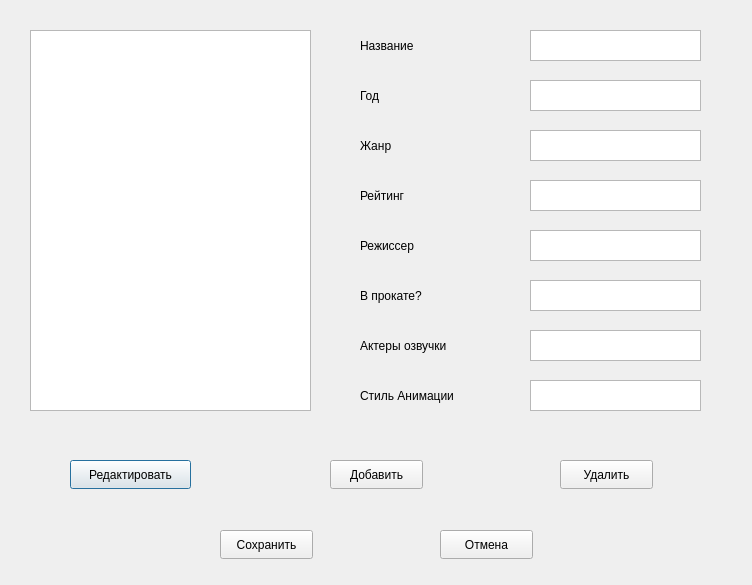
<?xml version="1.0" encoding="UTF-8"?>
<ui version="4.0">
 <class>EditDialog</class>
 <widget class="QDialog" name="EditDialog">
  <property name="geometry">
   <rect>
    <x>0</x>
    <y>0</y>
    <width>752</width>
    <height>585</height>
   </rect>
  </property>
  <property name="minimumSize">
   <size>
    <width>0</width>
    <height>0</height>
   </size>
  </property>
  <property name="windowTitle">
   <string>Dialog</string>
  </property>
  <widget class="QListWidget" name="listWidget">
   <property name="geometry">
    <rect>
     <x>30</x>
     <y>30</y>
     <width>281</width>
     <height>381</height>
    </rect>
   </property>
  </widget>
  <widget class="QTextEdit" name="textEdit">
   <property name="geometry">
    <rect>
     <x>530</x>
     <y>30</y>
     <width>171</width>
     <height>31</height>
    </rect>
   </property>
  </widget>
  <widget class="QTextEdit" name="textEdit_2">
   <property name="geometry">
    <rect>
     <x>530</x>
     <y>80</y>
     <width>171</width>
     <height>31</height>
    </rect>
   </property>
  </widget>
  <widget class="QTextEdit" name="textEdit_3">
   <property name="geometry">
    <rect>
     <x>530</x>
     <y>130</y>
     <width>171</width>
     <height>31</height>
    </rect>
   </property>
  </widget>
  <widget class="QTextEdit" name="textEdit_4">
   <property name="geometry">
    <rect>
     <x>530</x>
     <y>180</y>
     <width>171</width>
     <height>31</height>
    </rect>
   </property>
  </widget>
  <widget class="QTextEdit" name="textEdit_5">
   <property name="geometry">
    <rect>
     <x>530</x>
     <y>230</y>
     <width>171</width>
     <height>31</height>
    </rect>
   </property>
  </widget>
  <widget class="QTextEdit" name="textEdit_6">
   <property name="geometry">
    <rect>
     <x>530</x>
     <y>280</y>
     <width>171</width>
     <height>31</height>
    </rect>
   </property>
  </widget>
  <widget class="QTextEdit" name="textEdit_7">
   <property name="geometry">
    <rect>
     <x>530</x>
     <y>330</y>
     <width>171</width>
     <height>31</height>
    </rect>
   </property>
  </widget>
  <widget class="QTextEdit" name="textEdit_8">
   <property name="geometry">
    <rect>
     <x>530</x>
     <y>380</y>
     <width>171</width>
     <height>31</height>
    </rect>
   </property>
  </widget>
  <widget class="QLabel" name="label">
   <property name="geometry">
    <rect>
     <x>360</x>
     <y>30</y>
     <width>111</width>
     <height>31</height>
    </rect>
   </property>
   <property name="layoutDirection">
    <enum>Qt::LayoutDirection::LeftToRight</enum>
   </property>
   <property name="styleSheet">
    <string notr="true">font: 11pt &quot;Segoe UI&quot;;</string>
   </property>
   <property name="text">
    <string>Название</string>
   </property>
   <property name="textFormat">
    <enum>Qt::TextFormat::AutoText</enum>
   </property>
  </widget>
  <widget class="QLabel" name="label_2">
   <property name="geometry">
    <rect>
     <x>360</x>
     <y>80</y>
     <width>111</width>
     <height>31</height>
    </rect>
   </property>
   <property name="layoutDirection">
    <enum>Qt::LayoutDirection::LeftToRight</enum>
   </property>
   <property name="styleSheet">
    <string notr="true">font: 11pt &quot;Segoe UI&quot;;</string>
   </property>
   <property name="text">
    <string>Год</string>
   </property>
   <property name="textFormat">
    <enum>Qt::TextFormat::AutoText</enum>
   </property>
  </widget>
  <widget class="QLabel" name="label_3">
   <property name="geometry">
    <rect>
     <x>360</x>
     <y>130</y>
     <width>111</width>
     <height>31</height>
    </rect>
   </property>
   <property name="layoutDirection">
    <enum>Qt::LayoutDirection::LeftToRight</enum>
   </property>
   <property name="styleSheet">
    <string notr="true">font: 11pt &quot;Segoe UI&quot;;</string>
   </property>
   <property name="text">
    <string>Жанр</string>
   </property>
   <property name="textFormat">
    <enum>Qt::TextFormat::AutoText</enum>
   </property>
  </widget>
  <widget class="QLabel" name="label_4">
   <property name="geometry">
    <rect>
     <x>360</x>
     <y>180</y>
     <width>111</width>
     <height>31</height>
    </rect>
   </property>
   <property name="layoutDirection">
    <enum>Qt::LayoutDirection::LeftToRight</enum>
   </property>
   <property name="styleSheet">
    <string notr="true">font: 11pt &quot;Segoe UI&quot;;</string>
   </property>
   <property name="text">
    <string>Рейтинг</string>
   </property>
   <property name="textFormat">
    <enum>Qt::TextFormat::AutoText</enum>
   </property>
  </widget>
  <widget class="QLabel" name="label_5">
   <property name="geometry">
    <rect>
     <x>360</x>
     <y>230</y>
     <width>111</width>
     <height>31</height>
    </rect>
   </property>
   <property name="layoutDirection">
    <enum>Qt::LayoutDirection::LeftToRight</enum>
   </property>
   <property name="styleSheet">
    <string notr="true">font: 11pt &quot;Segoe UI&quot;;</string>
   </property>
   <property name="text">
    <string>Режиссер</string>
   </property>
   <property name="textFormat">
    <enum>Qt::TextFormat::AutoText</enum>
   </property>
  </widget>
  <widget class="QLabel" name="label_6">
   <property name="geometry">
    <rect>
     <x>360</x>
     <y>280</y>
     <width>111</width>
     <height>31</height>
    </rect>
   </property>
   <property name="layoutDirection">
    <enum>Qt::LayoutDirection::LeftToRight</enum>
   </property>
   <property name="styleSheet">
    <string notr="true">font: 11pt &quot;Segoe UI&quot;;</string>
   </property>
   <property name="text">
    <string>В прокате?</string>
   </property>
   <property name="textFormat">
    <enum>Qt::TextFormat::AutoText</enum>
   </property>
  </widget>
  <widget class="QLabel" name="label_7">
   <property name="geometry">
    <rect>
     <x>360</x>
     <y>330</y>
     <width>131</width>
     <height>31</height>
    </rect>
   </property>
   <property name="layoutDirection">
    <enum>Qt::LayoutDirection::LeftToRight</enum>
   </property>
   <property name="styleSheet">
    <string notr="true">font: 11pt &quot;Segoe UI&quot;;</string>
   </property>
   <property name="text">
    <string>Актеры озвучки</string>
   </property>
   <property name="textFormat">
    <enum>Qt::TextFormat::AutoText</enum>
   </property>
  </widget>
  <widget class="QLabel" name="label_8">
   <property name="geometry">
    <rect>
     <x>360</x>
     <y>380</y>
     <width>141</width>
     <height>31</height>
    </rect>
   </property>
   <property name="layoutDirection">
    <enum>Qt::LayoutDirection::LeftToRight</enum>
   </property>
   <property name="styleSheet">
    <string notr="true">font: 11pt &quot;Segoe UI&quot;;</string>
   </property>
   <property name="text">
    <string>Стиль Анимации</string>
   </property>
   <property name="textFormat">
    <enum>Qt::TextFormat::AutoText</enum>
   </property>
  </widget>
  <widget class="QPushButton" name="pushButton">
   <property name="geometry">
    <rect>
     <x>70</x>
     <y>460</y>
     <width>121</width>
     <height>29</height>
    </rect>
   </property>
   <property name="text">
    <string>Редактировать</string>
   </property>
  </widget>
  <widget class="QPushButton" name="pushButton_add">
   <property name="geometry">
    <rect>
     <x>330</x>
     <y>460</y>
     <width>93</width>
     <height>29</height>
    </rect>
   </property>
   <property name="text">
    <string>Добавить</string>
   </property>
  </widget>
  <widget class="QPushButton" name="pushButton_delete">
   <property name="geometry">
    <rect>
     <x>560</x>
     <y>460</y>
     <width>93</width>
     <height>29</height>
    </rect>
   </property>
   <property name="text">
    <string>Удалить</string>
   </property>
  </widget>
  <widget class="QPushButton" name="pushButton_save">
   <property name="geometry">
    <rect>
     <x>220</x>
     <y>530</y>
     <width>93</width>
     <height>29</height>
    </rect>
   </property>
   <property name="text">
    <string>Сохранить</string>
   </property>
  </widget>
  <widget class="QPushButton" name="pushButton_cancel">
   <property name="geometry">
    <rect>
     <x>440</x>
     <y>530</y>
     <width>93</width>
     <height>29</height>
    </rect>
   </property>
   <property name="text">
    <string>Отмена</string>
   </property>
  </widget>
 </widget>
 <resources/>
 <connections/>
</ui>
